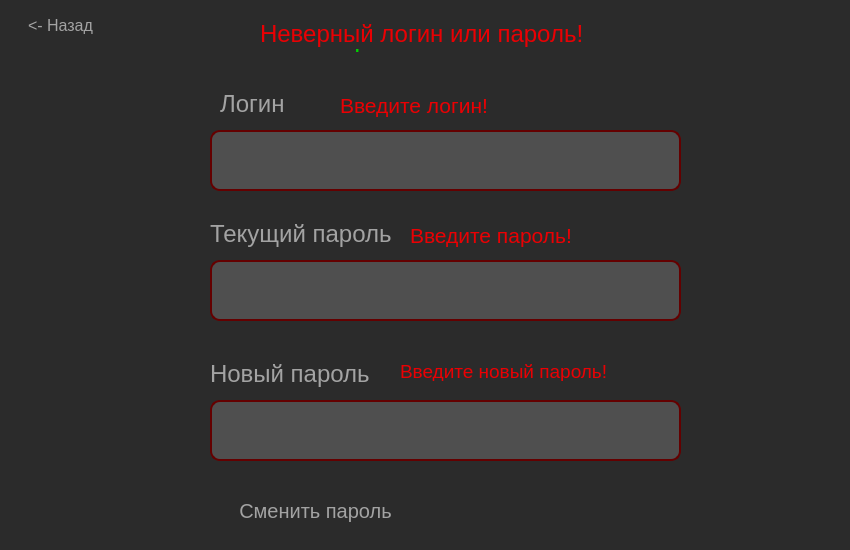
<?xml version="1.0" encoding="UTF-8"?>
<ui version="4.0">
 <class>Form</class>
 <widget class="QWidget" name="Form">
  <property name="geometry">
   <rect>
    <x>0</x>
    <y>0</y>
    <width>850</width>
    <height>550</height>
   </rect>
  </property>
  <property name="windowTitle">
   <string>Form</string>
  </property>
  <property name="styleSheet">
   <string notr="true">background: rgb(43, 43, 43)</string>
  </property>
  <widget class="QLineEdit" name="login">
   <property name="geometry">
    <rect>
     <x>210</x>
     <y>130</y>
     <width>471</width>
     <height>61</height>
    </rect>
   </property>
   <property name="styleSheet">
    <string notr="true">color: rgb(163, 163, 163);
font-size: 18px;
border-radius: 10px;
border: 2px solid rgb(100, 0, 0);
background-color: rgb(79, 79, 79)</string>
   </property>
   <property name="text">
    <string/>
   </property>
  </widget>
  <widget class="QPushButton" name="back">
   <property name="geometry">
    <rect>
     <x>10</x>
     <y>10</y>
     <width>101</width>
     <height>31</height>
    </rect>
   </property>
   <property name="styleSheet">
    <string notr="true">font-size: 16px;
color: rgb(163, 163, 163);
border-radius: 10px;
border: 1px solid rbg(0, 0, 0)</string>
   </property>
   <property name="text">
    <string>&lt;- Назад</string>
   </property>
  </widget>
  <widget class="QLabel" name="pass_changed">
   <property name="geometry">
    <rect>
     <x>320</x>
     <y>20</y>
     <width>201</width>
     <height>33</height>
    </rect>
   </property>
   <property name="styleSheet">
    <string notr="true">color: rgb(0, 211, 0)</string>
   </property>
   <property name="text">
    <string>&lt;html&gt;&lt;head/&gt;&lt;body&gt;&lt;p&gt;&lt;span style=&quot; font-size:20pt;&quot;&gt;Пароль изменен&lt;/span&gt;&lt;/p&gt;&lt;/body&gt;&lt;/html&gt;</string>
   </property>
  </widget>
  <widget class="QLabel" name="label_2">
   <property name="geometry">
    <rect>
     <x>210</x>
     <y>220</y>
     <width>184</width>
     <height>29</height>
    </rect>
   </property>
   <property name="styleSheet">
    <string notr="true">color: rgb(163, 163, 163);
font-size: 18px;</string>
   </property>
   <property name="text">
    <string>&lt;html&gt;&lt;head/&gt;&lt;body&gt;&lt;p&gt;&lt;span style=&quot; font-size:18pt;&quot;&gt;Текущий пароль&lt;/span&gt;&lt;/p&gt;&lt;/body&gt;&lt;/html&gt;</string>
   </property>
  </widget>
  <widget class="QLabel" name="login_label">
   <property name="enabled">
    <bool>true</bool>
   </property>
   <property name="geometry">
    <rect>
     <x>340</x>
     <y>90</y>
     <width>150</width>
     <height>31</height>
    </rect>
   </property>
   <property name="styleSheet">
    <string notr="true">color: rgb(234, 0, 3)</string>
   </property>
   <property name="text">
    <string>&lt;html&gt;&lt;head/&gt;&lt;body&gt;&lt;p&gt;&lt;span style=&quot; font-size:16pt;&quot;&gt;Введите логин!&lt;/span&gt;&lt;/p&gt;&lt;/body&gt;&lt;/html&gt;</string>
   </property>
  </widget>
  <widget class="QLabel" name="password_label">
   <property name="enabled">
    <bool>true</bool>
   </property>
   <property name="geometry">
    <rect>
     <x>410</x>
     <y>220</y>
     <width>163</width>
     <height>31</height>
    </rect>
   </property>
   <property name="styleSheet">
    <string notr="true">color: rgb(234, 0, 3)</string>
   </property>
   <property name="text">
    <string>&lt;html&gt;&lt;head/&gt;&lt;body&gt;&lt;p&gt;&lt;span style=&quot; font-size:16pt;&quot;&gt;Введите пароль!&lt;/span&gt;&lt;/p&gt;&lt;/body&gt;&lt;/html&gt;</string>
   </property>
  </widget>
  <widget class="QLabel" name="label">
   <property name="geometry">
    <rect>
     <x>220</x>
     <y>90</y>
     <width>67</width>
     <height>29</height>
    </rect>
   </property>
   <property name="styleSheet">
    <string notr="true">color: rgb(163, 163, 163);
font-size: 18px;</string>
   </property>
   <property name="text">
    <string>&lt;!DOCTYPE HTML PUBLIC &quot;-//W3C//DTD HTML 4.0//EN&quot; &quot;http://www.w3.org/TR/REC-html40/strict.dtd&quot;&gt;
&lt;html&gt;&lt;head&gt;&lt;meta name=&quot;qrichtext&quot; content=&quot;1&quot; /&gt;&lt;style type=&quot;text/css&quot;&gt;
p, li { white-space: pre-wrap; }
&lt;/style&gt;&lt;/head&gt;&lt;body style=&quot; font-family:'MS Shell Dlg 2'; font-size:18px; font-weight:400; font-style:normal;&quot;&gt;
&lt;p style=&quot; margin-top:12px; margin-bottom:12px; margin-left:0px; margin-right:0px; -qt-block-indent:0; text-indent:0px;&quot;&gt;&lt;span style=&quot; font-size:18pt;&quot;&gt;Логин&lt;/span&gt;&lt;/p&gt;&lt;/body&gt;&lt;/html&gt;</string>
   </property>
  </widget>
  <widget class="QPushButton" name="create_account">
   <property name="geometry">
    <rect>
     <x>210</x>
     <y>490</y>
     <width>211</width>
     <height>41</height>
    </rect>
   </property>
   <property name="styleSheet">
    <string notr="true">font-size: 20px;
color: rgb(163, 163, 163);
border-radius: 10px;
border: 1px solid rbg(0, 0, 0)</string>
   </property>
   <property name="text">
    <string>Сменить пароль</string>
   </property>
  </widget>
  <widget class="QLineEdit" name="password">
   <property name="geometry">
    <rect>
     <x>210</x>
     <y>260</y>
     <width>471</width>
     <height>61</height>
    </rect>
   </property>
   <property name="styleSheet">
    <string notr="true">color: rgb(163, 163, 163);
font-size: 18px;
border-radius: 10px;
border: 2px solid rgb(100, 0, 0);
background-color: rgb(79, 79, 79)</string>
   </property>
   <property name="text">
    <string/>
   </property>
  </widget>
  <widget class="QLabel" name="label_5">
   <property name="geometry">
    <rect>
     <x>210</x>
     <y>360</y>
     <width>159</width>
     <height>29</height>
    </rect>
   </property>
   <property name="styleSheet">
    <string notr="true">color: rgb(163, 163, 163);
font-size: 18px;</string>
   </property>
   <property name="text">
    <string>&lt;html&gt;&lt;head/&gt;&lt;body&gt;&lt;p&gt;&lt;span style=&quot; font-size:18pt;&quot;&gt;Новый пароль&lt;/span&gt;&lt;/p&gt;&lt;/body&gt;&lt;/html&gt;</string>
   </property>
  </widget>
  <widget class="QLabel" name="new_pass_label">
   <property name="enabled">
    <bool>true</bool>
   </property>
   <property name="geometry">
    <rect>
     <x>400</x>
     <y>360</y>
     <width>208</width>
     <height>21</height>
    </rect>
   </property>
   <property name="styleSheet">
    <string notr="true">color: rgb(234, 0, 3)</string>
   </property>
   <property name="text">
    <string>&lt;html&gt;&lt;head/&gt;&lt;body&gt;&lt;p&gt;&lt;span style=&quot; font-size:14pt;&quot;&gt;Введите новый пароль!&lt;/span&gt;&lt;/p&gt;&lt;/body&gt;&lt;/html&gt;</string>
   </property>
  </widget>
  <widget class="QLineEdit" name="new_password">
   <property name="geometry">
    <rect>
     <x>210</x>
     <y>400</y>
     <width>471</width>
     <height>61</height>
    </rect>
   </property>
   <property name="styleSheet">
    <string notr="true">color: rgb(163, 163, 163);
font-size: 18px;
border-radius: 10px;
border: 2px solid rgb(100, 0, 0);
background-color: rgb(79, 79, 79)</string>
   </property>
   <property name="text">
    <string/>
   </property>
  </widget>
  <widget class="QLabel" name="login_or_pass">
   <property name="enabled">
    <bool>true</bool>
   </property>
   <property name="geometry">
    <rect>
     <x>260</x>
     <y>20</y>
     <width>328</width>
     <height>29</height>
    </rect>
   </property>
   <property name="styleSheet">
    <string notr="true">color: rgb(234, 0, 3)</string>
   </property>
   <property name="text">
    <string>&lt;html&gt;&lt;head/&gt;&lt;body&gt;&lt;p&gt;&lt;span style=&quot; font-size:18pt;&quot;&gt;Неверный логин или пароль!&lt;/span&gt;&lt;/p&gt;&lt;/body&gt;&lt;/html&gt;</string>
   </property>
  </widget>
 </widget>
 <resources/>
 <connections/>
</ui>
